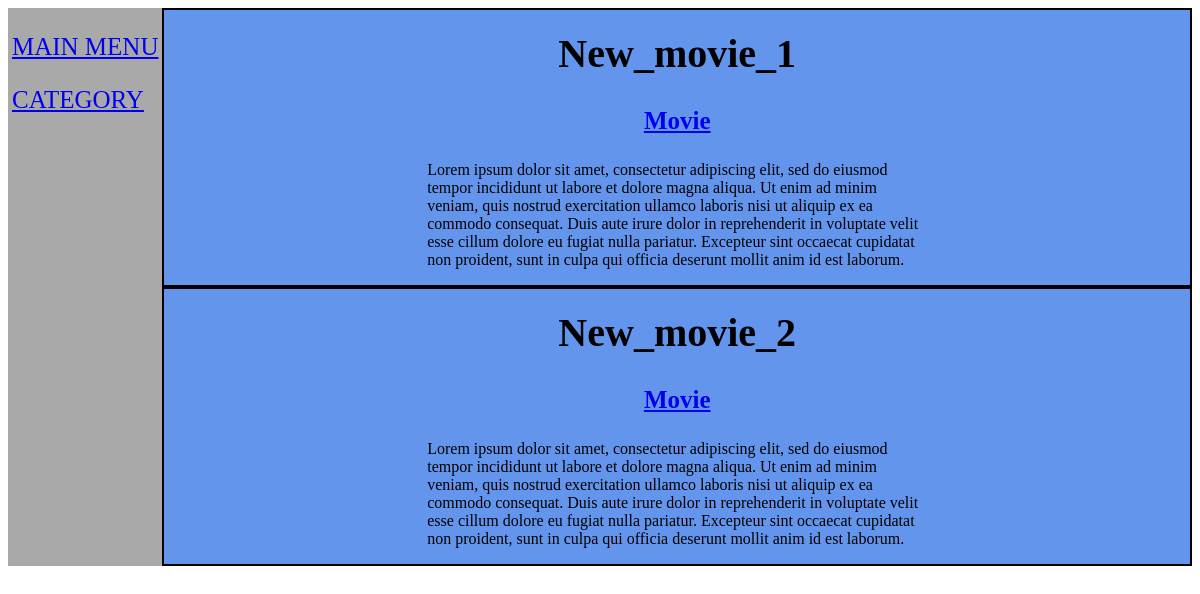
/category/movie, run on the app's committed database.
### news/models.py (models this page shows, shortened)
class News(models.Model):
    CULTURE = 'Culture'
    CATEGORY_CHOISES = [
        ('Sport', 'Sport'),
        ('Science', 'Science'),
        ('Culture', 'Culture'),
        ('Movie', 'Movie'),
    ]
    title = models.CharField(max_length=100)
    category = models.CharField(max_length=30, choices=CATEGORY_CHOISES, default='')
    content_news = models.TextField()
    rating = models.IntegerField(default=60)

### news/views.py (the view)
# urls.py: path('category/<str:name_category>', views.show_news_by_category, name = 'show_news_by_category')
def show_news_by_category(request, name_category):
    news_by_category = News.objects.filter(category=f'{name_category.title()}')
    context = {
        'news_by_category':news_by_category,
        'name_category':name_category
    }
    return render(request, 'news/show_news_by_category.html', context=context)

### news/templates/news/show_news_by_category.html (shortened to what this page needs)
{% extends 'base.html' %}
{% block navbar %}
    {% include 'includes/navbar.html' %}
{% endblock %}
{% block content %}
    {% for new in news_by_category %}
        {% include 'includes/view_news.html' %}
    {% endfor %}
{% endblock %}

### news/templates/includes/view_news.html
{% load static %}
{% block link_css %}
    <link rel="stylesheet" href="{% static 'news/css/news.css' %}">
{% endblock %}
<div class="main_news">
    <h3 class="news_title">{{ new.title }}</h3>
    <h3 class="news_category"><a href="{% url 'show_news_by_category' new.category|lower %}">{{ new.category|title }}</a></h3>
    <p style="width:500px">{{ new.content_news }}</p>
</div>

### news/static/news/css/news.css (style rules this page uses)
.main_news { border: 2px solid black; display: flex; flex-direction: column; align-items: center; }
.news_title { font-size: 40px; margin: 20px; }
.news_category { font-size: 25px; margin: 10px; }

### data on the page
News: title "New_movie_1", category "Movie", content_news "Lorem ipsum dolor sit amet, consectetur adipiscing elit, sed do eiusmod tempor incididunt ut labore et dolore magna aliqua. Ut enim ad minim veniam, quis nostrud exercitation ullamco laboris nisi ut aliquip ex ea commodo consequat. Duis aute irure dolor in reprehenderit in voluptate velit esse cillum dolore eu fugiat nulla pariatur. Excepteur sint occaecat cupidatat non proident, sunt in culpa qui officia deserunt mollit anim id est laborum."
News: title "New_movie_2", category "Movie", content_news "Lorem ipsum dolor sit amet, consectetur adipiscing elit, sed do eiusmod tempor incididunt ut labore et dolore magna aliqua. Ut enim ad minim veniam, quis nostrud exercitation ullamco laboris nisi ut aliquip ex ea commodo consequat. Duis aute irure dolor in reprehenderit in voluptate velit esse cillum dolore eu fugiat nulla pariatur. Excepteur sint occaecat cupidatat non proident, sunt in culpa qui officia deserunt mollit anim id est laborum."
